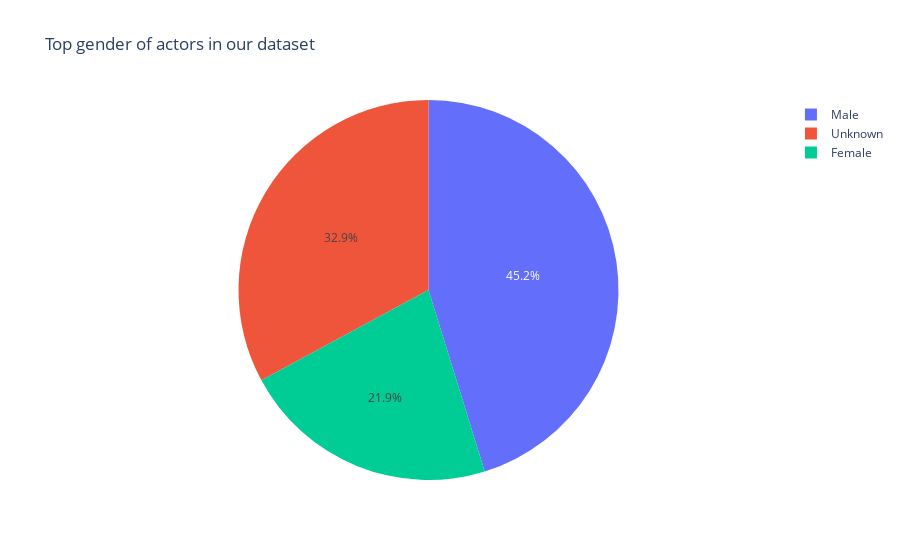

The notebook cell saved with this chart:
### Code cell
fig = px.pie(df_cast_gender, values='count', names='gender', title='Top gender of actors in our dataset')
fig.show()

### Figure 1 — Plotly figure (JSON) as saved in the notebook; plotly's stock layout.template omitted (floating-point values rounded to 4 significant figures)
{"data": [{"domain": {"x": [0, 1], "y": [0, 1]}, "hovertemplate": "gender=%{label}<br>count=%{value}<extra></extra>", "labels": ["Male", "Unknown", "Female"], "legendgroup": "", "name": "", "showlegend": true, "type": "pie", "values": [27949, 20329, 13533]}], "layout": {"legend": {"tracegroupgap": 0}, "title": {"text": "Top gender of actors in our dataset"}}}
